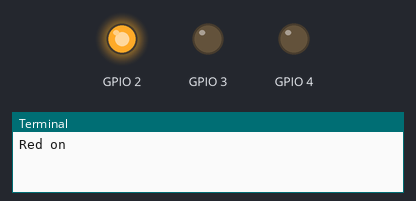
Recording of a program running on a simulated Raspberry Pi (BCM pin numbers). Parts: output pins drawn as LEDs (lit = HIGH), the last lines printed to the terminal.

Above: at 0.5 s.
At 2.5 s:
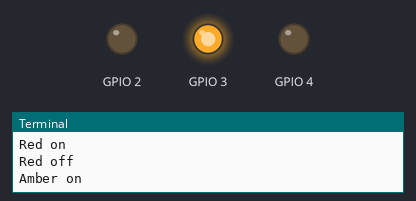
At 4.5 s:
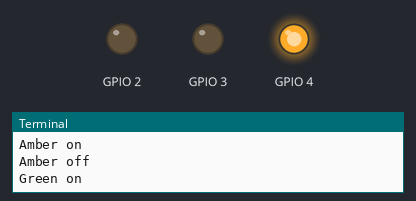
At 5.5 s:
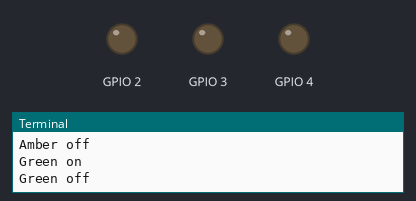
Timing chart, 0 to 7.8 s (numbered marks = the images above):
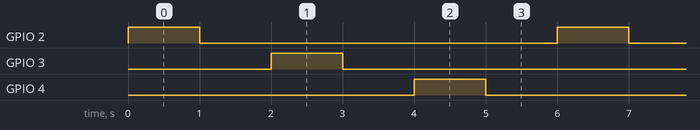

Measured:
- by itself, GPIO 2–4: alternates HIGH for 1.0 s and LOW for 5.0 s
- by itself, everything shown: repeats every 6.0 s, in 6 steps

The program:

gpio_traffic_lights.py
```python
# IWDEV Pi Traffic lights

import RPi.GPIO as GPIO
import time


# set GPIO Mode

GPIO.setmode(GPIO.BCM)

# set pin mode
GPIO.setup(02,GPIO.OUT)
GPIO.setup(03,GPIO.OUT)
GPIO.setup(04,GPIO.OUT)

# set inital pin state

GPIO.output(02,False)
GPIO.output(03,False)
GPIO.output(04,False)


# start a loop to control the lights.

while True:
    print "Red on"
    GPIO.output(02,True)
    time.sleep(1)
    print "Red off"
    GPIO.output(02,False)
    time.sleep(1)

    print "Amber on"
    GPIO.output(03,True)
    time.sleep(1)
    print "Amber off"
    GPIO.output(03,False)
    time.sleep(1)

    print "Green on"
    GPIO.output(04,True)
    time.sleep(1)
    print "Green off"
    GPIO.output(04,False)
    time.sleep(1)
```
